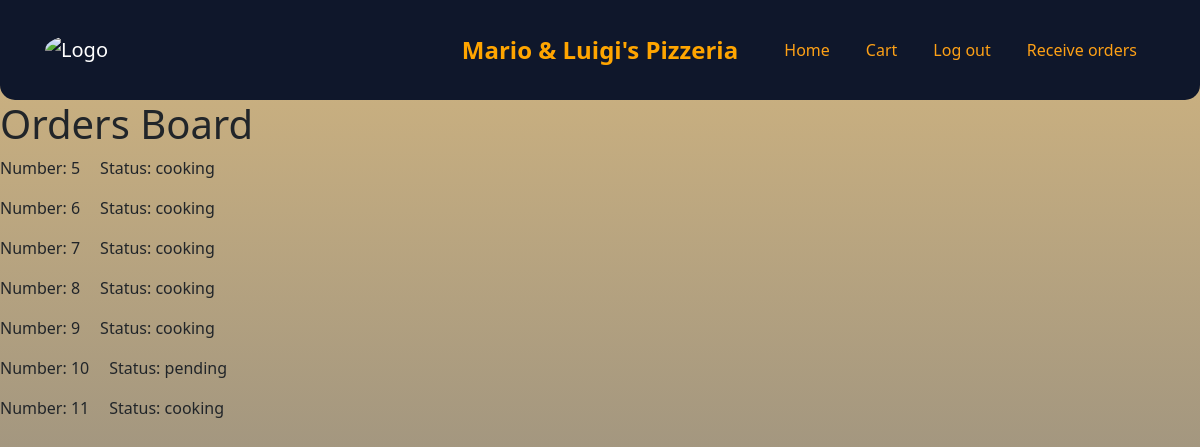
/orders-board (signed in), run on an earlier commit of the app's database.
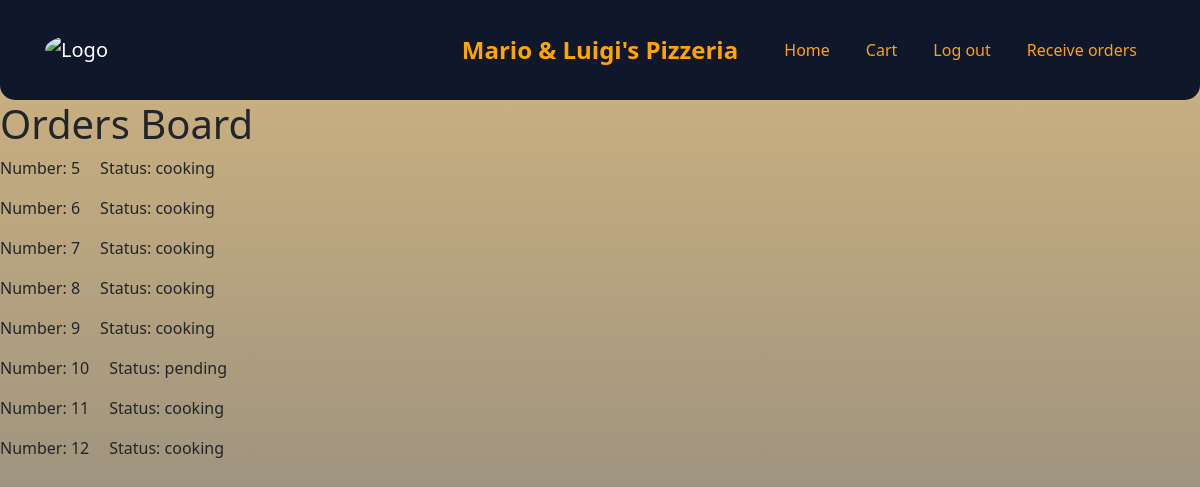
And on a later commit of the database.
### website/models.py (models this page shows)
class Order(db.Model):
    id = db.Column(db.Integer, primary_key=True)    #primary key
    date = db.Column(db.DateTime(timezone=True), default=func.now())  #current date
    user_id = db.Column(db.Integer, db.ForeignKey('user.id'))         #foreign key
    status = db.Column(db.String(150))
    orderedItems = db.Column(db.String(500))

### website/views.py (the view)
@views.route('/orders-board', methods=['GET'])
@login_required
def ordersBoard():
    allOrders = Order.query.all()
    return render_template("ordersBoard.html", user=current_user, orders=allOrders)

### website/templates/ordersBoard.html (shortened to what this page needs)
{% extends "base.html" %}
{% block content%}
    <h1> Orders Board</h1>
    {% for ord in orders %}
    <div class="order-on-board">
    <p>Number: {{ord.id}} </p>
    <p>Status: {{ord.status}} </p>
    </div>
    {% endfor %}
{% endblock %}

### website/templates/base.html (shortened to what this page needs)
<!DOCTYPE html>
<html>
  <head>
    <link
      rel="stylesheet"
      href="https://maxcdn.bootstrapcdn.com/bootstrap/4.5.2/css/bootstrap.min.css"
    />
    <link rel="stylesheet" href="{{ url_for('static', filename='css/styles.css') }}">
  </head>
  <body>
    <body class="user-select-none">
    <nav class="navbar navbar-expand-lg navbar-dark">
      <div class="container">
        <a class="navbar-brand navbar-center" href="/">
          <img src="https://i.pinimg.com/originals/80/ef/c2/80efc210d07e4e1c1a81f06fb7d87ce4.jpg" alt="Logo" class="logo-image">
          <span class="navbar-text" style="color: orange;">Mario & Luigi's Pizzeria</span>
        </a>
        <div class="collapse navbar-collapse" id="navbarNav">
          <ul class="navbar-nav ml-auto">
            {% if user.is_authenticated %}
            <li class="nav-item">
              <a class="nav-link" href="/">Home</a>
            </li>
            <li class="nav-item">
              <a class="nav-link" href="/cart">Cart</a>
            </li>
            <li class="nav-item">
              <a class="nav-link" href="/logout">Log out</a>
            </li>
            {% if user.role == "admin" %}
            <li class="nav-item">
              <a class="nav-link" href="/receive-orders">Receive orders</a>
            </li>
            {% endif %}
            {% endif %}
          </ul>
        </div>
      </div>
    </nav>
    <div>{% block content %} {% endblock %}</div>
  </body>
</html>

### website/static/css/styles.css (style rules this page uses)
body { font-family: system-ui, -apple-system, BlinkMacSystemFont, 'Segoe UI', Roboto, Oxygen, Ubuntu, Cantarell, 'Open Sans', 'Helvetica Neue', sans-serif; background: linear-gradient(rgba(165, 108, 2, 0.5), rgba(0, 0, 0, 0.5)); background-attachment: fixed; background-repeat: no-repeat; }
.navbar { gap: 5px; background-color: #0F4C81; width: 100%; height: 100px; display: flex; position: relative; border-radius: 0 0 15px 15px; }
:root { --primary: #FEA116; --light: #F1F8FF; --dark: #0F172B; }
.order-on-board { display: flex; flex-direction: row; gap: 20px; }
.logo-image { max-height: 40px; margin-right: 10px; }
.navbar-text { text-align: center; position: absolute; top: 50%; left: 50%; transform: translate(-50%, -50%); }

### website/templates/base.html (style rules this page uses)
.navbar-center { display: flex; justify-content: center; align-items: center; }
.navbar-text { color: #FEA116; font-size: 24px; font-weight: bold; margin: 0; padding: 0; }
.logo-image { max-height: 60px; border-radius: 50%; }
.navbar-dark .navbar-nav .nav-link { color: #FEA116; margin: 0 10px; }
.navbar { background-color: #0F172B; }

What changed in the data, as far as the page shows it:
added Order: id "12", status "cooking"
